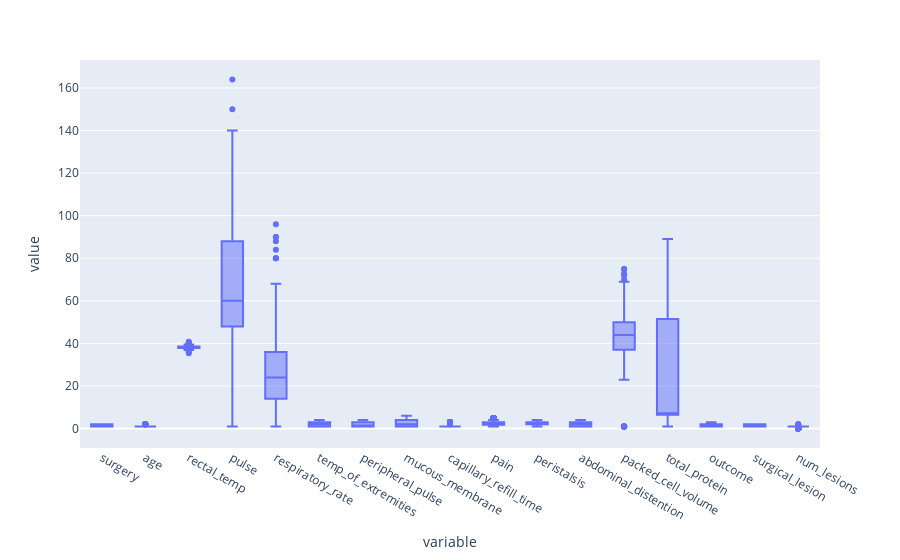

Notebook source saved alongside this figure:
### Markdown cell above
**Outlier Detection**

### Code cell
px.box(df)

### Figure 1 — Plotly figure (JSON) as saved in the notebook; plotly's stock layout.template omitted (floating-point values rounded to 4 significant figures; data arrays with more than 128 entries replaced by an {"elided": "..."} marker saying what was removed)
{"data": [{"alignmentgroup": "True", "hovertemplate": "variable=%{x}<br>value=%{y}<extra></extra>", "legendgroup": "", "marker": {"color": "#636efa"}, "name": "", "notched": false, "offsetgroup": "", "orientation": "v", "showlegend": false, "type": "box", "x": {"elided": "3213 str values"}, "x0": " ", "xaxis": "x", "y": {"elided": "3213 float values"}, "y0": " ", "yaxis": "y"}], "layout": {"boxmode": "group", "legend": {"tracegroupgap": 0}, "margin": {"t": 60}, "xaxis": {"anchor": "y", "domain": [0, 1], "title": {"text": "variable"}}, "yaxis": {"anchor": "x", "domain": [0, 1], "title": {"text": "value"}}}}
